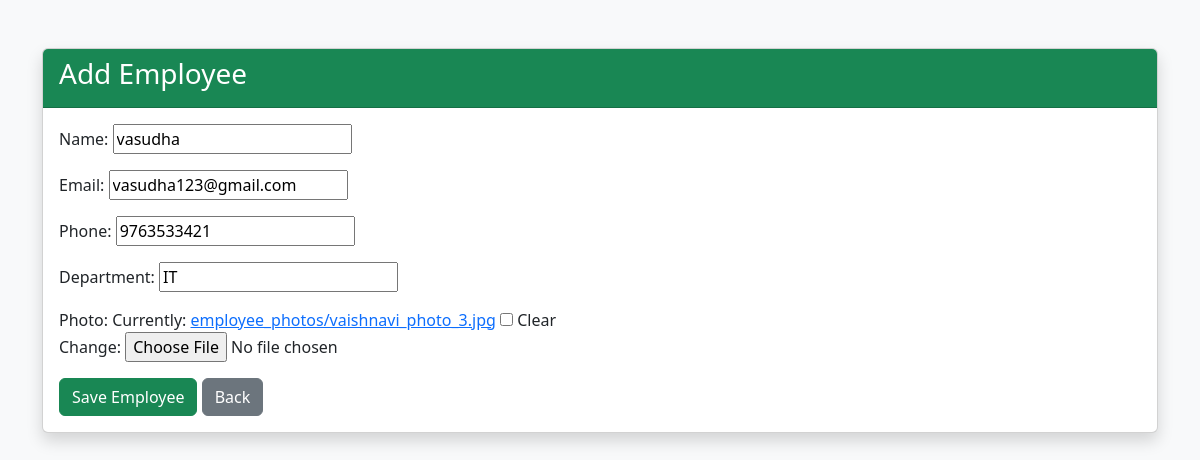
Page /edit/4/ on the committed database.
### employees/models.py (models this page shows, shortened)
class Employee(models.Model):
    name = models.CharField(max_length=100)
    email = models.EmailField()
    phone = models.CharField(max_length=15)
    department = models.CharField(max_length=100)
    photo = models.ImageField(upload_to='employee_photos/', blank=True, null=True)

### employees/views.py (the view)
# urls.py: path("edit/<int:id>/", views.edit_employee, name="edit_employee"),
def edit_employee(request, id):
    employee = Employee.objects.get(id=id)
    if request.method == "POST":
        form = EmployeeForm(request.POST, request.FILES, instance=employee)
        if form.is_valid():
            form.save()
            return redirect("/")
    else:
        form = EmployeeForm(instance=employee)
    return render(request, "add_employee.html", {"form": form})

### employees/forms.py
class EmployeeForm(forms.ModelForm):
    class Meta:
        model = Employee
        fields = "__all__"

### employees/templates/add_employee.html (shortened to what this page needs)
<!DOCTYPE html>
<html lang="en">
<head>
    <link href="https://cdn.jsdelivr.net/npm/bootstrap@5.3.3/dist/css/bootstrap.min.css" rel="stylesheet">
</head>
<body class="bg-light">
<div class="container mt-5">
    <div class="card shadow">
        <div class="card-header bg-success text-white">
            <h3>Add Employee</h3>
        </div>
        <div class="card-body">
            <form method="POST" enctype="multipart/form-data">
                {{ form.as_p }}
                <button type="submit" class="btn btn-success">
                    Save Employee
                </button>
                <a href="/" class="btn btn-secondary">
                    Back
                </a>
            </form>
        </div>
    </div>
</div>
</body>
</html>

### rows in the picture
Employee: name "vasudha", email "vasudha123@gmail.com", phone "9763533421", department "IT"
